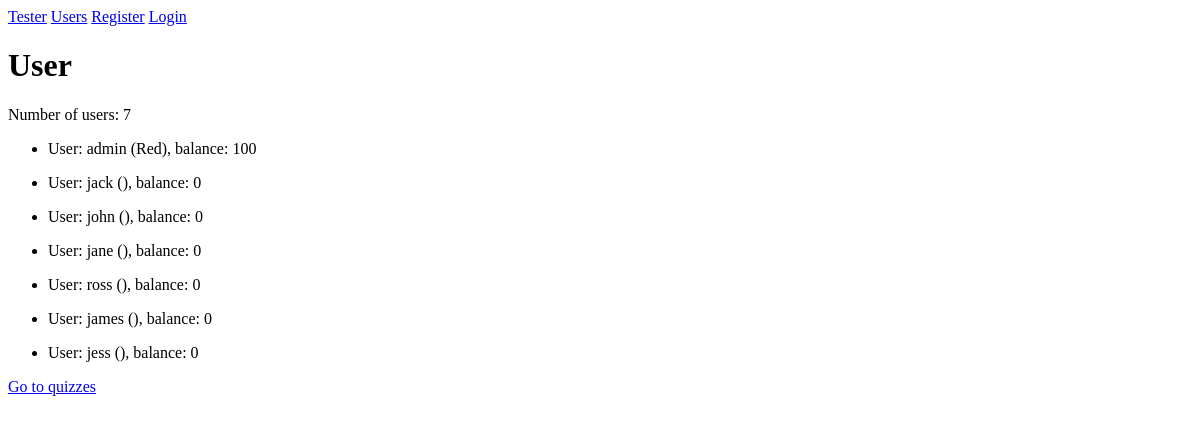
/users/, run on an earlier commit of the app's database.
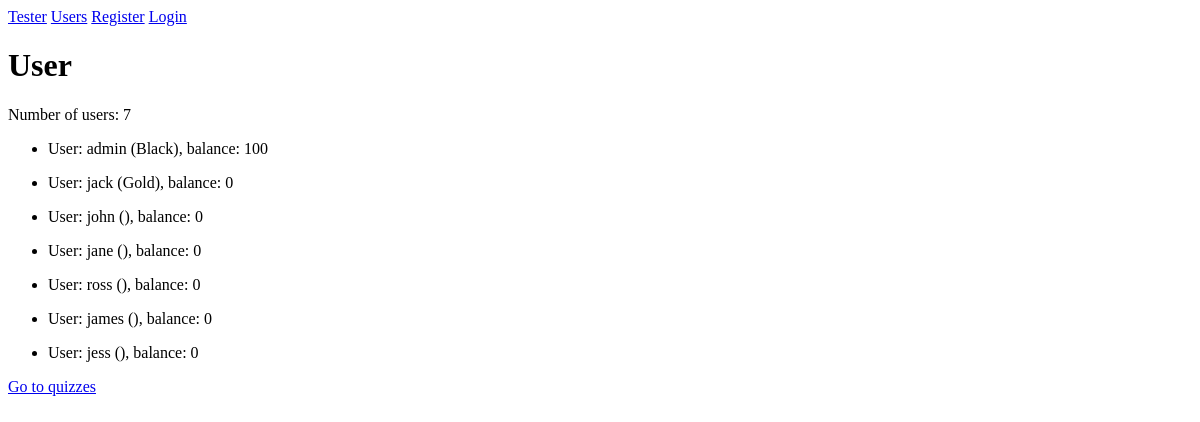
And on a later commit of the database.
### users/models.py (models this page shows, shortened)
class User(AbstractUser):
    balance = models.IntegerField(default=0)
    color = models.ForeignKey(to=Color, on_delete=models.CASCADE,
                              related_name='users', null=True, blank=True)
    passed_tests_number = models.IntegerField(default=0)
    colors = models.ManyToManyField(Color)
    answers = models.ManyToManyField(Answer)

class Color(models.Model):
    name = models.CharField(verbose_name='Color name', default='', unique=True,
                            max_length=32)
    value = models.IntegerField(default=0, unique=True) # str?
    price = models.IntegerField(default=0)

### users/views.py (the view)
# urls.py: path('', UserListView.as_view(), name='user_list'),  # 'users/' or 'list/' ??
class UserListView(ListView):
    model = user
    template_name = 'users/user_list.html'

### users/templates/users/user_list.html (shortened to what this page needs)
{% extends "base.html" %}
{% block content %}
    <h1>User</h1>
    <p>
        Number of users: {{ object_list|length }}
    </p>
    {% if object_list %}
        {% for user in object_list %}
            <ul>
                <li>
                    User: {{ user.username }} ({{ user.color.name }}), balance: {{ user.balance }}
                </li>
            </ul>
        {% endfor %}
    {% else %}
        There are no users yet.
    {% endif %}
    <a href="{% url 'quizzes:quiz_list' %}">Go to quizzes</a>
{% endblock %}

What changed in the data, as far as the page shows it:
changed User "admin": color.name "Red" → "Black"
changed User "jack": color.name (not shown) → "Gold"
